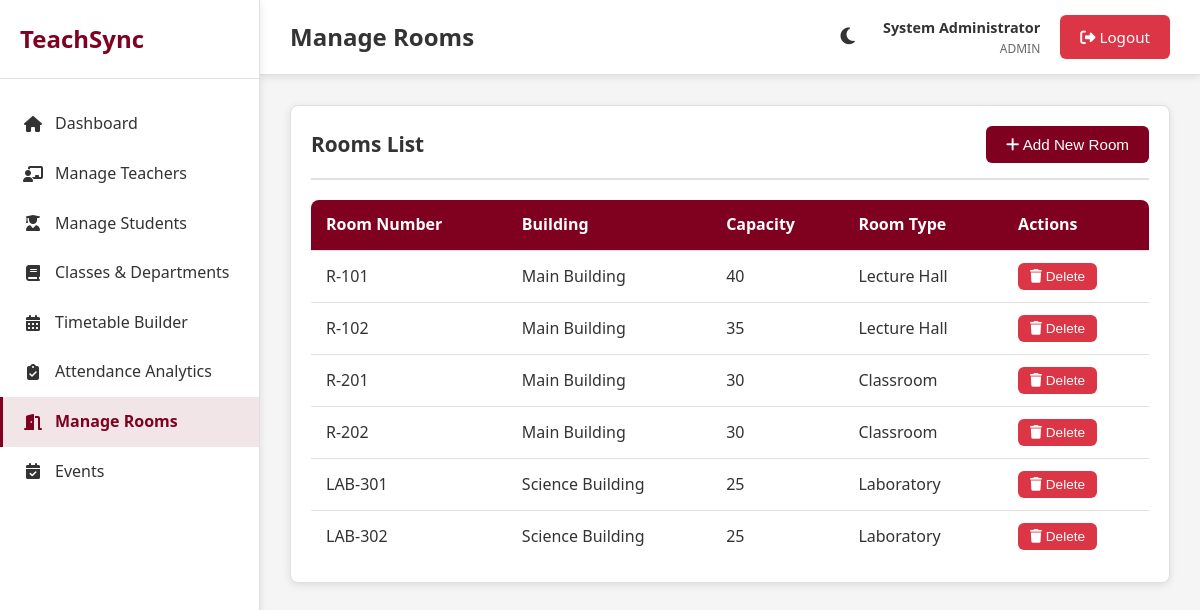
/rooms.php (signed in), run on the app's committed database.
### tables this page shows
CREATE TABLE IF NOT EXISTS rooms (
    id INT PRIMARY KEY AUTO_INCREMENT,
    room_number VARCHAR(20) UNIQUE NOT NULL,
    building VARCHAR(50),
    capacity INT,
    room_type VARCHAR(50),
    created_at TIMESTAMP DEFAULT CURRENT_TIMESTAMP
);

### rooms.php (the view, shortened to what this page needs)
<?php
$conn = getDBConnection();
$rooms = $conn->query("SELECT * FROM rooms ORDER BY building, room_number")->fetch_all(MYSQLI_ASSOC);
include '../includes/header.php';
?>
<div class="card">
    <div class="card-header">
        <h3 class="card-title">Rooms List</h3>
        <button class="btn btn-primary" onclick="openModal('addRoomModal')">
            <i class="fas fa-plus"></i> Add New Room
        </button>
    </div>
    <div class="table-container">
        <table class="table">
            <thead>
                <tr>
                    <th>Room Number</th>
                    <th>Building</th>
                    <th>Capacity</th>
                    <th>Room Type</th>
                    <th>Actions</th>
                </tr>
            </thead>
            <tbody>
                <?php foreach ($rooms as $room): ?>
                    <tr>
                        <td><?php echo htmlspecialchars($room['room_number']); ?></td>
                        <td><?php echo htmlspecialchars($room['building'] ?? 'N/A'); ?></td>
                        <td><?php echo $room['capacity'] ?? 'N/A'; ?></td>
                        <td><?php echo htmlspecialchars($room['room_type'] ?? 'N/A'); ?></td>
                        <td>
                            <form method="POST" style="display: inline;" onsubmit="return confirm('Are you sure?');">
                                <button type="submit" name="delete_room" class="btn btn-sm btn-danger">
                                    <i class="fas fa-trash"></i> Delete
                                </button>
                            </form>
                        </td>
                    </tr>
                <?php endforeach; ?>
            </tbody>
        </table>
    </div>
</div>
<?php include '../includes/footer.php'; ?>

### style.css (style rules this page uses)
:root { --primary-color: #800020; --secondary-color: #708090; --accent-color: #A0522D; --bg-color: #f5f5f5; --card-bg: #ffffff; --text-color: #333333; --text-light: #666666; --border-color: #e0e0e0; --success-color: #28a745; --danger-color: #dc3545; --warning-color: #ffc107; --info-color: #17a2b8; --shadow: 0 2px 8px rgba(0,0,0,0.1); --shadow-lg: 0 4px 16px rgba(0,0,0,0.15); }
* { margin: 0; padding: 0; box-sizing: border-box; }
body { font-family: 'Segoe UI', Tahoma, Geneva, Verdana, sans-serif; background-color: var(--bg-color); color: var(--text-color); line-height: 1.6; transition: background-color 0.3s, color 0.3s; }
.card { background: var(--card-bg); border-radius: 8px; padding: 20px; margin-bottom: 20px; box-shadow: var(--shadow); border: 1px solid var(--border-color); }
.card-header { display: flex; justify-content: space-between; align-items: center; margin-bottom: 20px; padding-bottom: 15px; border-bottom: 2px solid var(--border-color); }
.card-title { font-size: 1.3rem; color: var(--text-color); font-weight: 600; }
.btn { padding: 10px 20px; border: none; border-radius: 6px; font-size: 0.95rem; cursor: pointer; transition: all 0.3s; text-decoration: none; display: inline-block; text-align: center; }
.btn-primary { background: var(--primary-color); color: white; }
.btn-danger { background: var(--danger-color); color: white; }
.btn-sm { padding: 6px 12px; font-size: 0.85rem; }
.table-container { overflow-x: auto; }
.table { width: 100%; border-collapse: collapse; background: var(--card-bg); border-radius: 8px; overflow: hidden; }
.table thead { background: var(--primary-color); color: white; }
.table th, .table td { padding: 12px 15px; text-align: left; border-bottom: 1px solid var(--border-color); }
.table tbody tr:last-child td { border-bottom: none; }

### data on the page
rooms: room_number "R-101", building "Main Building", capacity "40", room_type "Lecture Hall"
rooms: room_number "R-102", building "Main Building", capacity "35", room_type "Lecture Hall"
rooms: room_number "R-201", building "Main Building", capacity "30", room_type "Classroom"
rooms: room_number "R-202", building "Main Building", capacity "30", room_type "Classroom"
rooms: room_number "LAB-301", building "Science Building", capacity "25", room_type "Laboratory"
rooms: room_number "LAB-302", building "Science Building", capacity "25", room_type "Laboratory"

### other printed values
APP_NAME "TeachSync"
$page_title "Manage Rooms"
$full_name "System Administrator"
$current_role "ADMIN"
